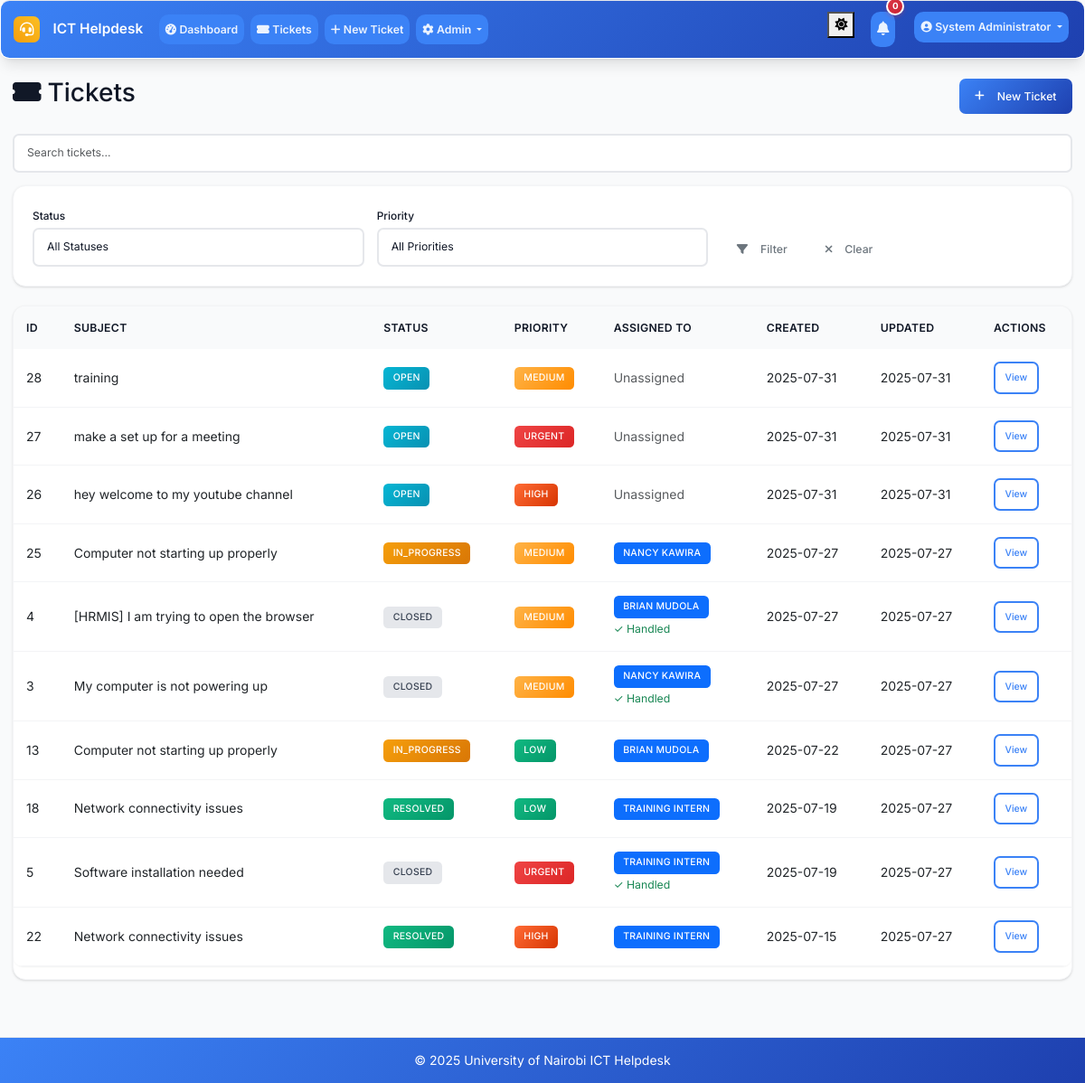
Page /tickets (signed in) on the committed database.
### models.py (models this page shows, shortened)
class User(UserMixin, db.Model):
    id = db.Column(db.Integer, primary_key=True)
    username = db.Column(db.String(64), unique=True, nullable=False, index=True)
    email = db.Column(db.String(120), unique=True, nullable=False, index=True)
    password_hash = db.Column(db.String(256), nullable=False)
    full_name = db.Column(db.String(100), nullable=False)
    role = db.Column(db.String(20), nullable=False, default='user', index=True)  # admin, intern, user
    created_at = db.Column(db.DateTime, default=datetime.utcnow, index=True)
    is_active = db.Column(db.Boolean, default=True)
    is_verified = db.Column(db.Boolean, default=False)
    verification_token = db.Column(db.String(128), nullable=True)
    phone_number = db.Column(db.String(20), nullable=True)
    is_approved = db.Column(db.Boolean, default=True)  # Default to True for regular users
    approved_by_id = db.Column(db.Integer, db.ForeignKey('user.id'), nullable=True)
    approved_at = db.Column(db.DateTime, nullable=True)
    tickets_created = db.relationship('Ticket', foreign_keys='Ticket.created_by_id', backref='creator', lazy='dynamic')
    assigned_tickets = db.relationship('Ticket', secondary='ticket_assignees', back_populates='assignees', lazy='selectin')
    comments = db.relationship('Comment', backref='author', lazy='dynamic')

class Ticket(db.Model):
    id = db.Column(db.Integer, primary_key=True)
    location = db.Column(db.String(200), nullable=False)
    description = db.Column(Text, nullable=False)
    status = db.Column(db.String(20), nullable=False, default='open')  # open, in_progress, resolved, closed
    priority = db.Column(db.String(20), nullable=False, default='medium')  # low, medium, high, urgent
    created_at = db.Column(db.DateTime, default=datetime.utcnow)
    updated_at = db.Column(db.DateTime, default=datetime.utcnow, onupdate=datetime.utcnow)
    closed_at = db.Column(db.DateTime)
    closed_by_id = db.Column(db.Integer, db.ForeignKey('user.id'), nullable=True)
    due_date = db.Column(db.DateTime, nullable=True)
    created_by_id = db.Column(db.Integer, db.ForeignKey('user.id'), nullable=True)
    category_id = db.Column(db.Integer, db.ForeignKey('category.id'))
    comments = db.relationship('Comment', backref='ticket', lazy='dynamic', cascade='all, delete-orphan')
    attachments = db.relationship('Attachment', backref='ticket', lazy='dynamic', cascade='all, delete-orphan')
    assignees = db.relationship('User', secondary=ticket_assignees, back_populates='assigned_tickets', lazy='selectin')
    closed_by = db.relationship('User', foreign_keys=[closed_by_id], backref='closed_tickets')

### routes.py (the view)
@app.route('/tickets')
@login_required
def tickets_list():
    page = request.args.get('page', 1, type=int)
    status_filter = request.args.get('status', '')
    priority_filter = request.args.get('priority', '')
    query = Ticket.query
    if current_user.role == 'user':
        query = query.filter_by(created_by_id=current_user.id)
    elif current_user.role == 'intern':
        if status_filter == 'assigned':
            query = query.filter(Ticket.assignees.any(id=current_user.id))
            status_filter = ''  # Clear status filter since we're showing all assigned tickets
        else:
            query = query.filter(Ticket.assignees.any(id=current_user.id))
    if status_filter:
        query = query.filter_by(status=status_filter)
    if priority_filter:
        query = query.filter_by(priority=priority_filter)
    tickets = query.order_by(desc(Ticket.created_at)).paginate(
        page=page, per_page=10, error_out=False
    )
    return render_template('tickets_list.html', tickets=tickets, status_filter=status_filter, priority_filter=priority_filter)

### app.py (called while the page is built)
@login_manager.user_loader
def load_user(user_id):
    from models import User
    return User.query.get(int(user_id))

@app.context_processor
def inject_now():
    return {'now': datetime.utcnow}

### routes.py (called while the page is built)
@app.context_processor
def inject_datetime():
    return dict(datetime=datetime)

### templates/tickets_list.html (shortened to what this page needs)
{% extends "base.html" %}
{% block content %}
<div class="d-flex justify-content-between align-items-center mb-4">
    <h2><i class="fas fa-ticket-alt me-2"></i>Tickets</h2>
    <a href="{{ url_for('new_ticket') }}" class="btn btn-primary">
        <i class="fas fa-plus me-2"></i>New Ticket
    </a>
</div>
<div class="mb-3">
    <input type="text" id="ticket-search" class="form-control" placeholder="Search tickets...">
</div>
<div class="card mb-4">
    <div class="card-body">
        <form method="GET" class="row g-3">
            <div class="col-md-4">
                <label class="form-label">Status</label>
                <select name="status" class="form-control">
                    <option value="">All Statuses</option>
                </select>
            </div>
            <div class="col-md-4">
                <label class="form-label">Priority</label>
                <select name="priority" class="form-control">
                    <option value="">All Priorities</option>
                </select>
            </div>
            <div class="col-md-4 d-flex align-items-end">
                <button type="submit" class="btn btn-outline-secondary me-2">
                    <i class="fas fa-filter me-2"></i>Filter
                </button>
                <a href="{{ url_for('tickets_list') }}" class="btn btn-outline-secondary">
                    <i class="fas fa-times me-2"></i>Clear
                </a>
            </div>
        </form>
    </div>
</div>
<div class="card">
    <div class="table-responsive">
        <table class="table" id="tickets-table">
            <thead>
                <tr>
                    <th>ID</th>
                    <th>Subject</th>
                    <th>Status</th>
                    <th>Priority</th>
                    <th>Assigned To</th>
                    <th>Created</th>
                    <th>Updated</th>
                    <th>Actions</th>
                </tr>
            </thead>
            <tbody>
                {% for ticket in tickets.items %}
                <tr>
                    <td>{{ ticket.id }}</td>
                    <td>{{ ticket.title or ticket.description[:40] }}</td>
                    <td><span class="badge badge-status-{{ ticket.status|replace(' ', '_') }}">{{ ticket.status.title() }}</span></td>
                    <td><span class="badge priority-{{ ticket.priority }}">{{ ticket.priority.title() }}</span></td>
                    <td>
                        {% if ticket.assignees %}
                            {% for user in ticket.assignees %}
                                <span class="badge bg-primary">{{ user.full_name }}</span>{% if not loop.last %} {% endif %}
                            {% endfor %}
                            {% if ticket.status == 'closed' %}
                                <br><small class="text-success">✓ Handled</small>
                            {% endif %}
                        {% else %}
                            <span class="text-muted">Unassigned</span>
                        {% endif %}
                    </td>
                    <td>{{ ticket.created_at.strftime('%Y-%m-%d') }}</td>
                    <td>{{ ticket.updated_at.strftime('%Y-%m-%d') }}</td>
                    <td>
                        <a href="{{ url_for('ticket_detail', id=ticket.id) }}" class="btn btn-sm btn-outline-primary">View</a>
                    </td>
                </tr>
                {% endfor %}
            </tbody>
        </table>
    </div>
</div>
{% endblock %}

### templates/base.html (shortened to what this page needs)
<!DOCTYPE html>
<html lang="en">
<head>
    <link href="https://cdn.jsdelivr.net/npm/bootstrap@5.3.0/dist/css/bootstrap.min.css" rel="stylesheet">
    <link href="https://cdnjs.cloudflare.com/ajax/libs/font-awesome/6.0.0/css/all.min.css" rel="stylesheet">
    <link href="{{ url_for('static', filename='css/custom.css') }}" rel="stylesheet">
</head>
<body>
    <nav class="navbar navbar-expand-lg navbar-dark footer-sky">
        <div class="container-fluid px-3">
            <a class="navbar-brand" href="{{ url_for('index') }}">
                <i class="fas fa-headset me-2"></i>ICT Helpdesk
            </a>
            <div class="collapse navbar-collapse" id="navbarNav">
                <ul class="navbar-nav me-auto mb-2 mb-lg-0">
                    {% if current_user.is_authenticated %}
                    <li class="nav-item">
                        <a class="nav-link" href="{{ url_for('dashboard') }}">
                            <i class="fas fa-tachometer-alt me-1"></i>Dashboard
                        </a>
                    </li>
                    <li class="nav-item">
                        <a class="nav-link" href="{{ url_for('tickets_list') }}">
                            <i class="fas fa-ticket-alt me-1"></i>Tickets
                        </a>
                    </li>
                    <li class="nav-item">
                        <a class="nav-link" href="{{ url_for('new_ticket') }}">
                            <i class="fas fa-plus me-1"></i>New Ticket
                        </a>
                    </li>
                    {% if current_user.role == 'admin' %}
                    <li class="nav-item dropdown">
                        <a class="nav-link dropdown-toggle" href="#" role="button" data-bs-toggle="dropdown" aria-expanded="false">
                            <i class="fas fa-cog me-1"></i>Admin
                        </a>
                    </li>
                    {% endif %}
                    {% endif %}
                </ul>
                <ul class="navbar-nav ms-auto mb-2 mb-lg-0">
                    <li class="nav-item me-3">
                        <button class="theme-toggle" id="theme-toggle" aria-label="Toggle theme" title="Toggle dark/light mode">
                            <i class="fas fa-sun" id="theme-icon"></i>
                        </button>
                    </li>
                    {% if current_user.is_authenticated %}
                    <li class="nav-item dropdown me-3">
                        <a class="nav-link position-relative" href="#" id="notificationsDropdown" role="button"
                           data-bs-toggle="dropdown" aria-expanded="false">
                            <i class="fas fa-bell"></i>
                            <span id="notification-badge" class="position-absolute top-0 start-100 translate-middle badge rounded-pill bg-danger" style="display: none;">
                                0
                            </span>
                        </a>
                    </li>
                    <li class="nav-item dropdown">
                        <a class="nav-link dropdown-toggle" href="#" id="navbarDropdown" role="button" data-bs-toggle="dropdown" aria-expanded="false">
                            <i class="fas fa-user-circle me-1"></i>{{ current_user.full_name }}
                        </a>
                    </li>
                    {% endif %}
                </ul>
            </div>
        </div>
    </nav>
    <main class="container-fluid my-4 px-3">
        {% block content %}{% endblock %}
    </main>
    <footer class="footer-sky py-3 mt-5">
        <div class="container text-center">
            <span>&copy; {{ datetime.utcnow().year }} University of Nairobi ICT Helpdesk</span>
        </div>
    </footer>
</body>
</html>

### rows in the picture
User: full_name "System Administrator"
Ticket: id "28", description "training", status "OPEN", priority "MEDIUM", shows "Unassigned", created_at "2025-07-31", updated_at "2025-07-31"
Ticket: id "27", description "make a set up for a meeting", status "OPEN", priority "URGENT", shows "Unassigned", created_at "2025-07-31", updated_at "2025-07-31"
Ticket: id "26", description "hey welcome to my youtube channel", status "OPEN", priority "HIGH", shows "Unassigned", created_at "2025-07-31", updated_at "2025-07-31"
Ticket: id "25", description "Computer not starting up properly", status "IN_PROGRESS", priority "MEDIUM", created_at "2025-07-27", updated_at "2025-07-27"
User: full_name "NANCY KAWIRA"
Ticket: id "4", description "[HRMIS] I am trying to open the browser", status "CLOSED", priority "MEDIUM", shows "✓ Handled", created_at "2025-07-27", updated_at "2025-07-27"
User: full_name "BRIAN MUDOLA"
Ticket: id "3", description "My computer is not powering up", status "CLOSED", priority "MEDIUM", shows "✓ Handled", created_at "2025-07-27", updated_at "2025-07-27"
Ticket: id "13", description "Computer not starting up properly", status "IN_PROGRESS", priority "LOW", created_at "2025-07-22", updated_at "2025-07-27"
Ticket: id "18", description "Network connectivity issues", status "RESOLVED", priority "LOW", created_at "2025-07-19", updated_at "2025-07-27"
User: full_name "TRAINING INTERN"
Ticket: id "5", description "Software installation needed", status "CLOSED", priority "URGENT", shows "✓ Handled", created_at "2025-07-19", updated_at "2025-07-27"
Ticket: id "22", description "Network connectivity issues", status "RESOLVED", priority "HIGH", created_at "2025-07-15", updated_at "2025-07-27"
